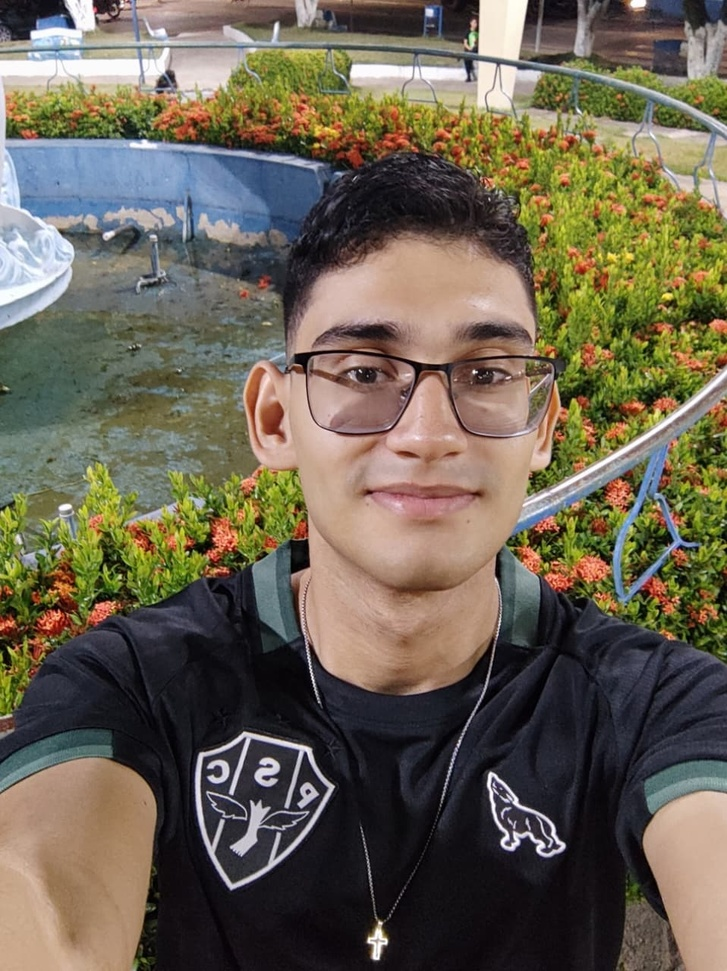
#> input picture Aula 12/perfil.jpeg, 727 x 971 px, shrunk from 958 x 1280 before the run
$ jupyter execute arquivo1.ipynb   (shell and % lines are left out)
#> lines starting #> are read from the running program, lines starting #| are printed output that depends on the picture
[cell 1]
import cv2
import numpy as np
import matplotlib.pyplot as plt

[cell 2]
sum([5,6,2])

[cell 3]
string = 'sum'

[cell 4]
print(string)

[cell 5]
eval(string)

[cell 6]
funcaoS = eval(string)

[cell 7]
funcaoS([5,6,2])

[cell 8]
perfil = cv2.imread('perfil.jpeg')
#> perfil is the input picture: shape (971, 727, 3); mean B, G, R 82.4, 98.9, 107.3

[cell 9]
perfil = cv2.cvtColor(perfil, cv2.COLOR_BGR2RGB)
plt.imshow(perfil)

[cell 10]
perfil_rosto = cv2.imread('perfil-rosto.jpeg')
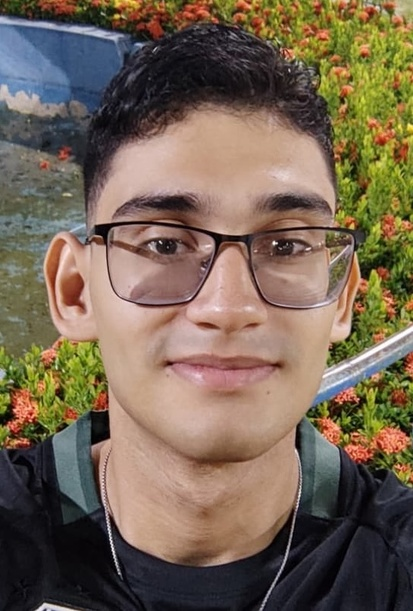
#> input picture Aula 12/perfil-rosto.jpeg, 413 x 611 px, shrunk from 545 x 805 before the run
#> perfil_rosto is the input picture: shape (611, 413, 3); mean B, G, R 83.7, 101.5, 118.2
perfil_rosto = cv2.cvtColor(perfil_rosto, cv2.COLOR_BGR2RGB)
plt.imshow(perfil_rosto)

[cell 11]
methods = ['cv2.TM_CCOEFF', 'cv2.TM_CCOEFF_NORMED', 'cv2.TM_CCORR',
'cv2.TM_CCORR_NORMED', 'cv2.TM_SQDIFF', 'cv2.TM_SQDIFF_NORMED']

[cell 12]
perfil.shape
#> Out = (971, 727, 3)

[cell 13]
perfil_rosto.shape
#> Out = (611, 413, 3)

[cell 14]
meu_metodo = eval('cv2.TM_CCORR')
res = cv2.matchTemplate(perfil, perfil_rosto, meu_metodo)
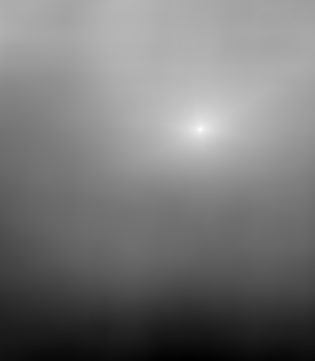
#> res: shape (361, 315) float32; min 6.16e+09, max 1.05e+10, mean 8.2e+09; drawn with min black and max white

[cell 15]
plt.imshow(res)

[cell 16]
for m in methods:

    #Criar a cópia da imagem
    copia_perfil = perfil.copy()

    method = eval(m)

    #Template Matching
    res = cv2.matchTemplate(copia_perfil, perfil_rosto, method)

    #Posicionar os retengulos tem que pegar o valores minimos e máximos,
    #assim como as localizações minimas e máximas

    min_val, max_val, min_loc, max_loc = cv2.minMaxLoc(res)

    if method in [cv2.TM_SQDIFF, cv2.TM_SQDIFF_NORMED]:
        top_esquerdo = min_loc #(x,y)

    else:
        top_esquerdo = max_loc
    #Definir a forma do retângulo
    altura, largura, canais = perfil_rosto.shape

    base_direita = (top_esquerdo[0] + largura, top_esquerdo[1] + altura)

    cv2.rectangle(perfil, top_esquerdo, base_direita, (255,0,0), 20)

    #Apresentar as imagens
    plt.subplot(121)
    plt.imshow(res)
    plt.title("Mapa de Calor")

    plt.subplot(122)
    plt.imshow(perfil)
    plt.title("Detecção")

    #Nome do Método
    plt.suptitle(m)

    plt.show()

    print('\n')
#> this loop made 6 passes
#> (min_val, max_val, min_loc, max_loc) on passes 1 to 6: (-300373216, 2.59e+09, (0, 360), (200, 129)), (-0.0841, 0.844, (0, 360), (200, 129)), (6.4e+09, 1.04e+10, (188, 360), (200, 129)), (0.674, 0.956, (188, 360), (200, 129)), (967221504, 6.33e+09, (200, 129), (28, 360)), (0.089, 0.661, (200, 129), (188, 360))
#> pass 1, `res = cv2.matchTemplate(copia_perfil, perfil_rosto, method)`:
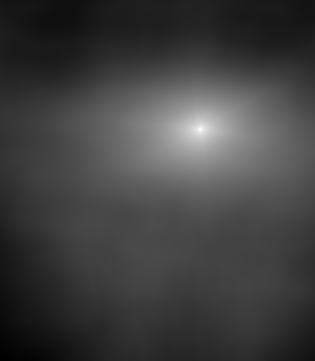
#> res: shape (361, 315) float32; min -300373216, max 2.59e+09, mean 433262624; drawn with min black and max white
#> pass 1, `plt.show()`:
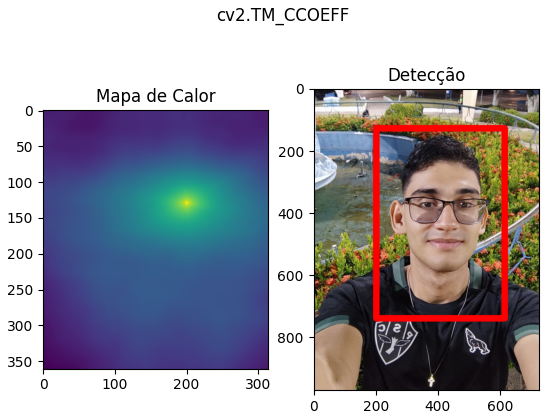
#> figure drawn by matplotlib, 2 panels
#> pass 2, `copia_perfil = perfil.copy()`:
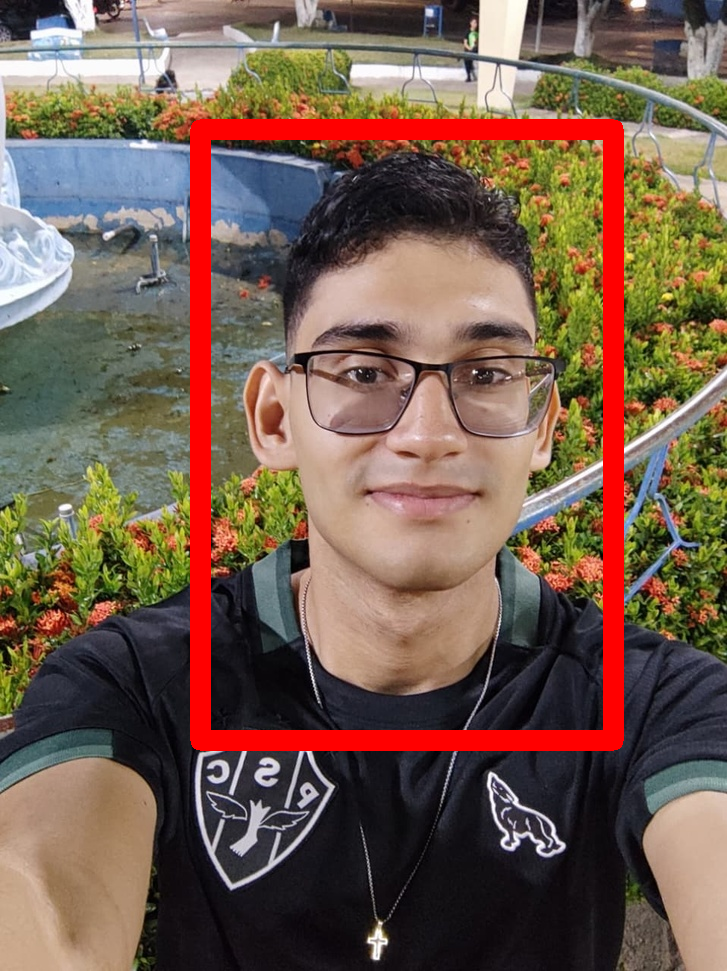
#> copia_perfil: shape (971, 727, 3); mean R, G, B 117, 93.5, 78.6
#> after the loop:
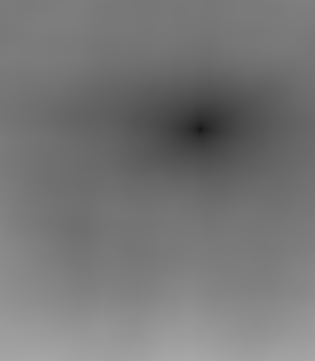
#> res: shape (361, 315) float32; min 0.089, max 0.661, mean 0.465
